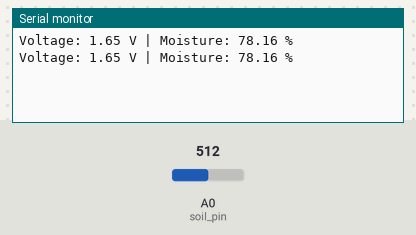
Bench run of a sketch on a simulated Arduino Uno, built with avr-gcc and run on an emulated ATmega328P. On the bench: the last lines printed to the serial monitor. The inputs (shaded band) are chosen by the test bench; at power-on: A0 (soil_pin) = 512.

Above: at 1.8 s.
1.9 s: A0 (soil_pin) set to 716
At 2.8 s:
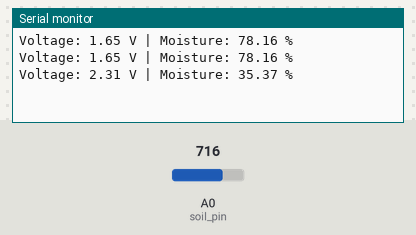
3.4 s: A0 (soil_pin) set to 900
At 4.8 s:
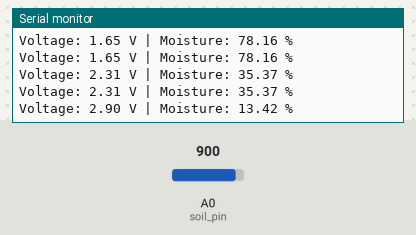
Timing chart, 0 to 6.4 s (numbered marks = the images above; inputs shaded):
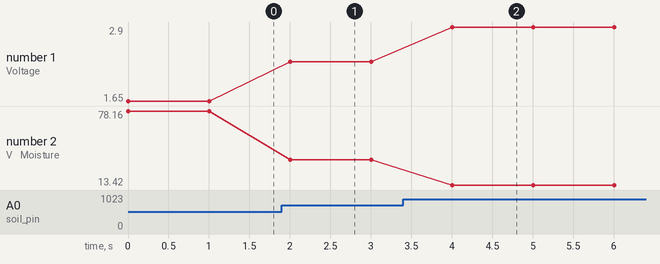

Measured:
- after the input at 1.9 s, the serial monitor: prints a new line after 0.10 s (image 1)
- after the input at 3.4 s, the serial monitor: prints a new line after 0.61 s (image 2)
- plotted number 1: 1.65 → 2.31 after the input at 1.9 s, 2.31 → 2.9 after the input at 3.4 s
- plotted number 2: 78.16 → 35.37 after the input at 1.9 s, 35.37 → 13.42 after the input at 3.4 s

The sketch:

Soil_Moisture_Calibration_v3.ino
```cpp
// Simple Arduino code to estimate Soil Moisture (%)
// using a capacitive soil moisture sensor

int soil_pin = A0; // AOUT pin on sensor

float slope = 2.48;      // Slope from linear fit
float intercept = -0.72; // Intercept from linear fit

void setup() {
  Serial.begin(9600);              // Serial port setup
  analogReference(EXTERNAL);      // Set the analog reference to 3.3V
}

void loop() {
  float voltage, vol_water_cont, moisture_percent;

  voltage = (analogRead(soil_pin) / 1023.0) * 3.3;

  // Calculate volumetric water content (theta_v)
  vol_water_cont = ((1.0 / voltage) * slope) + intercept;

  // Convert to soil moisture percentage
  moisture_percent = vol_water_cont * 100;

  // Clamp moisture percentage between 0 and 100
  if (moisture_percent < 0) moisture_percent = 0;
  if (moisture_percent > 100) moisture_percent = 100;

  // Print values to Serial Monitor
  Serial.print("Voltage: ");
  Serial.print(voltage, 2);
  Serial.print(" V | Moisture: ");
  Serial.print(moisture_percent, 2);
  Serial.println(" %");

  delay(1000); // 1 second delay between readings
}
```
